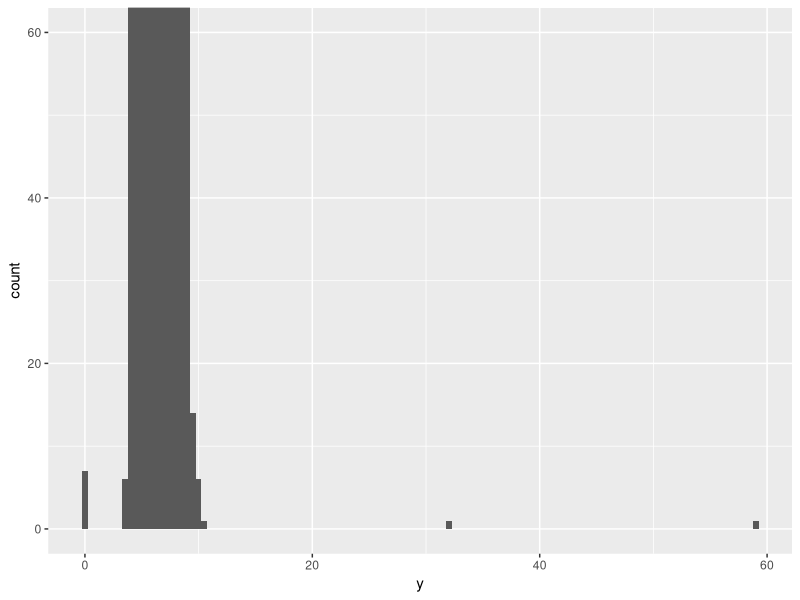
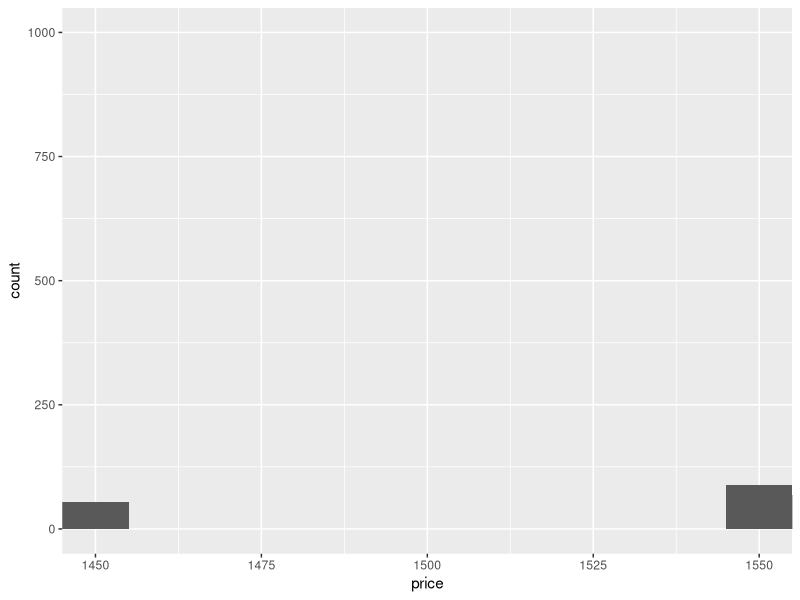

These figures' R source, in order:
library("ggplot2")
data("diamonds")
View(diamonds)
ggplot(diamonds) + geom_histogram(mapping = aes(x = y), binwidth = 0.5) + coord_cartesian(ylim = c(0,60))
library("dplyr")
unusual_y <- diamonds %>%
  filter(y < 3 | y > 20) %>%
  arrange(y)
unusual_y

unusual_x <- diamonds %>%
  filter(x > 20 | x < 3) %>%
  arrange(x)
unusual_x

unusual_z <- diamonds %>%
  filter(z > 20 | z < 2) %>%
  arrange(z)
unusual_z


ggplot(diamonds) + geom_histogram(mapping = aes(x = price), binwidth = 10) + coord_cartesian(ylim = c(0,1000), xlim = c(1450,1550))

unusual_price <- diamonds %>%
  filter(price > 1460 & price < 1540) %>%
  arrange(price)
unusual_price


